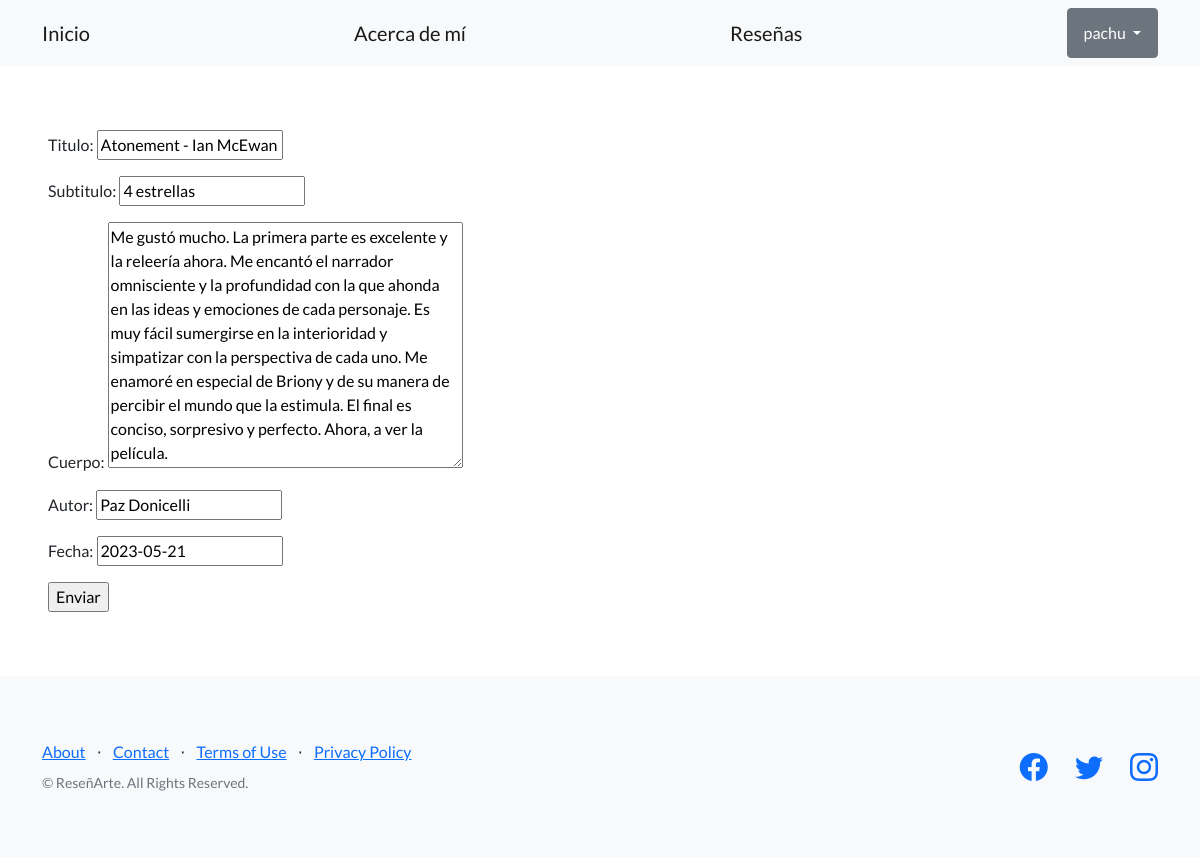
The app's page /blog/editar-reseña/2/ (signed in) with its own data.
### blog/models.py (models this page shows, shortened)
class Reseña (models.Model):
    titulo = models.CharField(max_length=256)
    subtitulo = models.CharField(max_length=256)
    cuerpo = models.TextField()
    autor = models.CharField(max_length=256)
    fecha = models.DateField()

### blog/forms.py
class ReseñaForm(forms.Form):
    titulo = forms.CharField(required=True, max_length=64)
    subtitulo = forms.CharField(required=True, max_length=64)
    cuerpo = forms.CharField(required=True, widget=forms.Textarea())
    autor = forms.CharField(max_length=64)
    fecha = forms.DateField()

### blog/templates/blog/crear_reseña.html (shortened to what this page needs)
{% extends "blog/base.html" %}
{% block contenido %}
<form method="post">
  {{ formulario.as_p }}
  <input type="submit" value="Enviar" />
</form>
{% endblock contenido %}

### blog/templates/blog/base.html (shortened to what this page needs)
{% load static %}
<!DOCTYPE html>
<html lang="en">
    <head>
        <link href="https://cdn.jsdelivr.net/npm/bootstrap-icons@1.5.0/font/bootstrap-icons.css" rel="stylesheet" type="text/css" />
        <link href= "{% static 'blog/css/styles.css' %}"" rel="stylesheet" />
    </head>
    <body>
        <nav class="navbar navbar-light bg-light static-top">
            <div class="container">
                <a class="navbar-brand" href="{% url 'inicio' %}">Inicio</a>
                <a class="navbar-brand" href="{% url 'about' %}">Acerca de mí</a>
                <a class="navbar-brand" href="{% url 'listar_reseñas' %}">Reseñas</a>
                {% if user.is_authenticated %}
                <div class="dropdown">
                    <button class="btn btn-secondary dropdown-toggle" type="button" id="dropdownMenuButton1" data-bs-toggle="dropdown" aria-expanded="false">
                        <div style="display: inline-flex;">
                            <span>{{ user.username }}</span>
                        </div>
                    </button>
                    </div>
                </div>
                {% else %}
                <a class="navbar-brand" href="{% url 'registro' %}">Registro</a>
                <a class="navbar-brand" href="{% url 'login' %}">Iniciar sesión</a>
                {% endif %}
        </nav>
        <section style="padding:4rem 3rem;">
            {% block contenido %}
            {% endblock contenido %}
        </section>
        <footer class="footer bg-light">
            <div class="container">
                <div class="row">
                    <div class="col-lg-6 h-100 text-center text-lg-start my-auto">
                        <ul class="list-inline mb-2">
                            <li class="list-inline-item"><a href="#!">About</a></li>
                            <li class="list-inline-item">⋅</li>
                            <li class="list-inline-item"><a href="#!">Contact</a></li>
                            <li class="list-inline-item">⋅</li>
                            <li class="list-inline-item"><a href="#!">Terms of Use</a></li>
                            <li class="list-inline-item">⋅</li>
                            <li class="list-inline-item"><a href="#!">Privacy Policy</a></li>
                        </ul>
                        <p class="text-muted small mb-4 mb-lg-0">&copy; ReseñArte. All Rights Reserved.</p>
                    </div>
                    <div class="col-lg-6 h-100 text-center text-lg-end my-auto">
                        <ul class="list-inline mb-0">
                            <li class="list-inline-item me-4">
                                <a href="#!"><i class="bi-facebook fs-3"></i></a>
                            </li>
                            <li class="list-inline-item me-4">
                                <a href="#!"><i class="bi-twitter fs-3"></i></a>
                            </li>
                            <li class="list-inline-item">
                                <a href="#!"><i class="bi-instagram fs-3"></i></a>
                            </li>
                        </ul>
                    </div>
                </div>
            </div>
        </footer>
    </body>
</html>

### records on screen
Reseña: titulo "Atonement - Ian McEwan", subtitulo "4 estrellas", cuerpo "Me gustó mucho. La primera parte es excelente y la releería ahora. Me encantó el narrador omnisciente y la profundidad con la que ahonda en las ideas y emociones de cada personaje. Es muy fácil sumergirse en la interioridad y simpatizar con la perspectiva de cada uno. Me enamoré en especial de Briony y de su manera de percibir el mundo que la estimula. El final es conciso, sorpresivo y perfecto. Ahora, a ver la película.", autor "Paz Donicelli", fecha "2023-05-21"

### other values on screen
{{ user.username }} "pachu"
